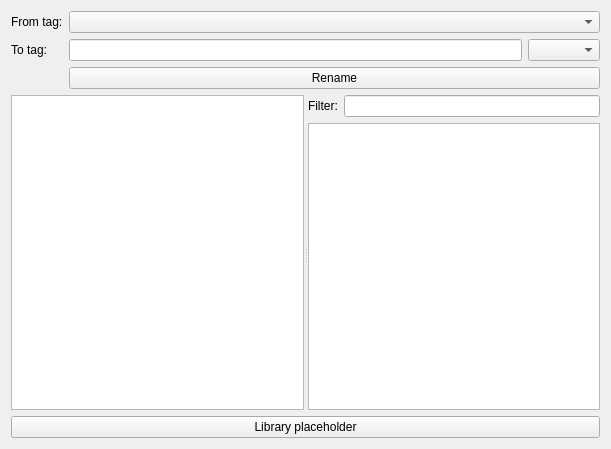
<?xml version="1.0" encoding="UTF-8"?>
<ui version="4.0">
 <class>TagRename</class>
 <widget class="QWidget" name="TagRename">
  <property name="geometry">
   <rect>
    <x>0</x>
    <y>0</y>
    <width>611</width>
    <height>449</height>
   </rect>
  </property>
  <property name="windowTitle">
   <string>Tag rename</string>
  </property>
  <layout class="QVBoxLayout" name="verticalLayout_2">
   <item>
    <layout class="QFormLayout" name="formLayout">
     <item row="0" column="0">
      <widget class="QLabel" name="label">
       <property name="text">
        <string>From tag:</string>
       </property>
      </widget>
     </item>
     <item row="0" column="1">
      <widget class="QComboBox" name="fromComboBox"/>
     </item>
     <item row="1" column="0">
      <widget class="QLabel" name="label_2">
       <property name="text">
        <string>To tag:</string>
       </property>
      </widget>
     </item>
     <item row="1" column="1">
      <layout class="QHBoxLayout" name="horizontalLayout">
       <item>
        <widget class="QLineEdit" name="toLineEdit"/>
       </item>
       <item>
        <widget class="QComboBox" name="toComboBox"/>
       </item>
      </layout>
     </item>
     <item row="2" column="1">
      <widget class="QPushButton" name="renameButton">
       <property name="text">
        <string>Rename</string>
       </property>
      </widget>
     </item>
    </layout>
   </item>
   <item>
    <widget class="QSplitter" name="splitter">
     <property name="sizePolicy">
      <sizepolicy hsizetype="Expanding" vsizetype="Expanding">
       <horstretch>0</horstretch>
       <verstretch>0</verstretch>
      </sizepolicy>
     </property>
     <property name="orientation">
      <enum>Qt::Horizontal</enum>
     </property>
     <widget class="QTextEdit" name="textEdit"/>
     <widget class="QWidget" name="">
      <layout class="QVBoxLayout" name="verticalLayout">
       <item>
        <layout class="QFormLayout" name="formLayout_2">
         <item row="0" column="0">
          <widget class="QLabel" name="label_3">
           <property name="text">
            <string>Filter:</string>
           </property>
          </widget>
         </item>
         <item row="0" column="1">
          <widget class="QLineEdit" name="filterLineEdit"/>
         </item>
        </layout>
       </item>
       <item>
        <widget class="QTreeView" name="treeView"/>
       </item>
      </layout>
     </widget>
    </widget>
   </item>
   <item>
    <widget class="QPushButton" name="libraryPlaceholder">
     <property name="text">
      <string>Library placeholder</string>
     </property>
    </widget>
   </item>
  </layout>
 </widget>
 <resources/>
 <connections/>
</ui>
